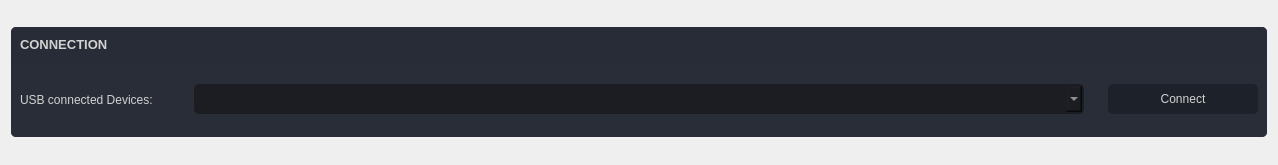
<?xml version="1.0" encoding="UTF-8"?>
<ui version="4.0">
 <class>widget_connection</class>
 <widget class="QWidget" name="widget_connection">
  <property name="geometry">
   <rect>
    <x>0</x>
    <y>0</y>
    <width>1278</width>
    <height>165</height>
   </rect>
  </property>
  <property name="windowTitle">
   <string>Form</string>
  </property>
  <property name="styleSheet">
   <string notr="true">color: rgb(210, 210, 210);</string>
  </property>
  <layout class="QVBoxLayout" name="verticalLayout">
   <item>
    <widget class="QFrame" name="frame_connection">
     <property name="minimumSize">
      <size>
       <width>0</width>
       <height>110</height>
      </size>
     </property>
     <property name="maximumSize">
      <size>
       <width>16777215</width>
       <height>110</height>
      </size>
     </property>
     <property name="styleSheet">
      <string notr="true">background-color: rgb(41, 45, 56);
border-radius: 5px;
</string>
     </property>
     <property name="frameShape">
      <enum>QFrame::NoFrame</enum>
     </property>
     <property name="frameShadow">
      <enum>QFrame::Raised</enum>
     </property>
     <layout class="QVBoxLayout" name="verticalLayout_13" stretch="0,0">
      <property name="spacing">
       <number>0</number>
      </property>
      <property name="leftMargin">
       <number>0</number>
      </property>
      <property name="topMargin">
       <number>0</number>
      </property>
      <property name="rightMargin">
       <number>0</number>
      </property>
      <property name="bottomMargin">
       <number>0</number>
      </property>
      <item>
       <widget class="QFrame" name="frame_title">
        <property name="maximumSize">
         <size>
          <width>16777215</width>
          <height>35</height>
         </size>
        </property>
        <property name="cursor">
         <cursorShape>ArrowCursor</cursorShape>
        </property>
        <property name="styleSheet">
         <string notr="true">background-color: rgb(39, 44, 54);</string>
        </property>
        <property name="frameShape">
         <enum>QFrame::StyledPanel</enum>
        </property>
        <property name="frameShadow">
         <enum>QFrame::Raised</enum>
        </property>
        <layout class="QVBoxLayout" name="verticalLayout_16">
         <property name="leftMargin">
          <number>9</number>
         </property>
         <property name="topMargin">
          <number>9</number>
         </property>
         <property name="rightMargin">
          <number>9</number>
         </property>
         <property name="bottomMargin">
          <number>9</number>
         </property>
         <item>
          <widget class="QLabel" name="label_title">
           <property name="font">
            <font>
             <pointsize>10</pointsize>
             <bold>true</bold>
            </font>
           </property>
           <property name="text">
            <string>CONNECTION</string>
           </property>
          </widget>
         </item>
        </layout>
       </widget>
      </item>
      <item>
       <widget class="QFrame" name="frame_contents">
        <property name="cursor">
         <cursorShape>ArrowCursor</cursorShape>
        </property>
        <property name="styleSheet">
         <string notr="true">QLineEdit {
	background-color: rgb(27, 29, 35);
	border-radius: 5px;
	border: 2px solid rgb(27, 29, 35);
	padding-left: 10px;
}
QLineEdit:hover {
	border: 2px solid rgb(64, 71, 88);
}
QLineEdit:focus {
	border: 2px solid rgb(91, 101, 124);
}
QLineEdit[text=&quot;&quot;]{
	color:rgb(90,90,90);
}</string>
        </property>
        <property name="frameShadow">
         <enum>QFrame::Raised</enum>
        </property>
        <layout class="QHBoxLayout" name="horizontalLayout_4">
         <property name="spacing">
          <number>24</number>
         </property>
         <item>
          <widget class="QLabel" name="label_COM_list">
           <property name="sizePolicy">
            <sizepolicy hsizetype="Minimum" vsizetype="Preferred">
             <horstretch>0</horstretch>
             <verstretch>0</verstretch>
            </sizepolicy>
           </property>
           <property name="minimumSize">
            <size>
             <width>150</width>
             <height>30</height>
            </size>
           </property>
           <property name="text">
            <string>USB connected Devices:</string>
           </property>
          </widget>
         </item>
         <item>
          <widget class="QComboBox" name="comboBox_COM_list">
           <property name="sizePolicy">
            <sizepolicy hsizetype="Expanding" vsizetype="Fixed">
             <horstretch>0</horstretch>
             <verstretch>0</verstretch>
            </sizepolicy>
           </property>
           <property name="maximumSize">
            <size>
             <width>16777215</width>
             <height>16777215</height>
            </size>
           </property>
           <property name="styleSheet">
            <string notr="true">/* COMBOBOX */
QComboBox{
	background-color: rgb(27, 29, 35);
	border-radius: 5px;
	border: 2px solid rgb(27, 29, 35);
	padding: 5px;
	padding-left: 10px;
}
QComboBox:hover{
	border: 2px solid rgb(64, 71, 88);
}
QComboBox::drop-down {
	subcontrol-origin: padding;
	subcontrol-position: top right;
	width: 25px; 
	border-left-width: 3px;
	border-left-color: rgba(39, 44, 54, 150);
	border-left-style: solid;
	border-top-right-radius: 3px;
	border-bottom-right-radius: 3px;	
	background-image: url(:/icons/icons/outline_arrow_bottom_white_18dp.png);
	background-position: center;
	background-repeat: no-reperat;
 }
QComboBox QAbstractItemView {
	color: rgb(85, 170, 255);	
	background-color: rgb(27, 29, 35);
	padding: 10px;
	selection-background-color: rgb(39, 44, 54);
}</string>
           </property>
          </widget>
         </item>
         <item>
          <widget class="QPushButton" name="pushButton_COM_connect">
           <property name="enabled">
            <bool>false</bool>
           </property>
           <property name="sizePolicy">
            <sizepolicy hsizetype="Minimum" vsizetype="Fixed">
             <horstretch>0</horstretch>
             <verstretch>0</verstretch>
            </sizepolicy>
           </property>
           <property name="minimumSize">
            <size>
             <width>150</width>
             <height>30</height>
            </size>
           </property>
           <property name="styleSheet">
            <string notr="true">QPushButton {
	border: 2px solid rgb(51, 71, 51);
	border-radius: 5px;	
	background-color: rgb(51, 71, 51);
	
}
QPushButton:hover {
	background-color: rgb(57, 81, 57);
	border: 2px solid rgb(61, 87, 61);
}
QPushButton:pressed {	
	background-color: rgb(34, 48, 34);
	border: 2px solid rgb(42, 60, 42);
}

QPushButton:disabled {
	background-color: rgb(29,33,41);
	border: 2px solid rgb(29,33,41);
}</string>
           </property>
           <property name="text">
            <string>Connect</string>
           </property>
          </widget>
         </item>
        </layout>
       </widget>
      </item>
     </layout>
    </widget>
   </item>
  </layout>
 </widget>
 <resources>
  <include location="resources.qrc"/>
 </resources>
 <connections/>
</ui>
